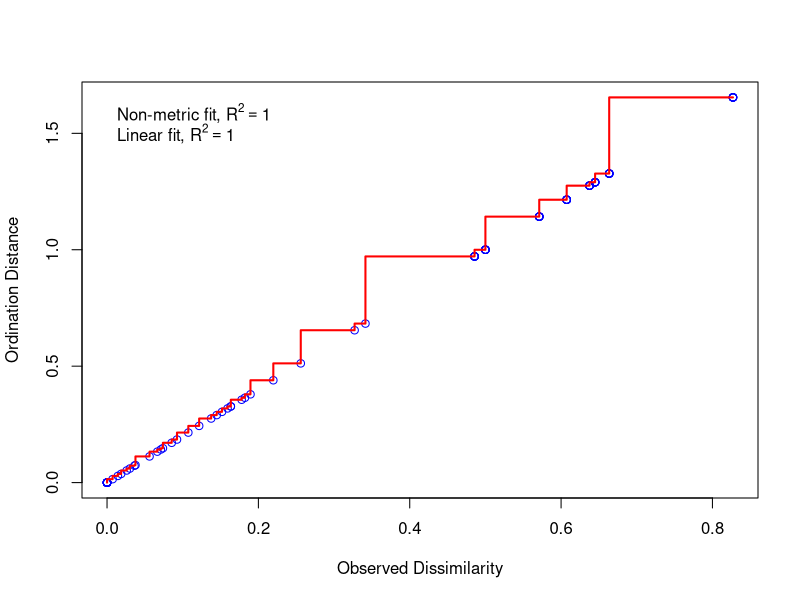
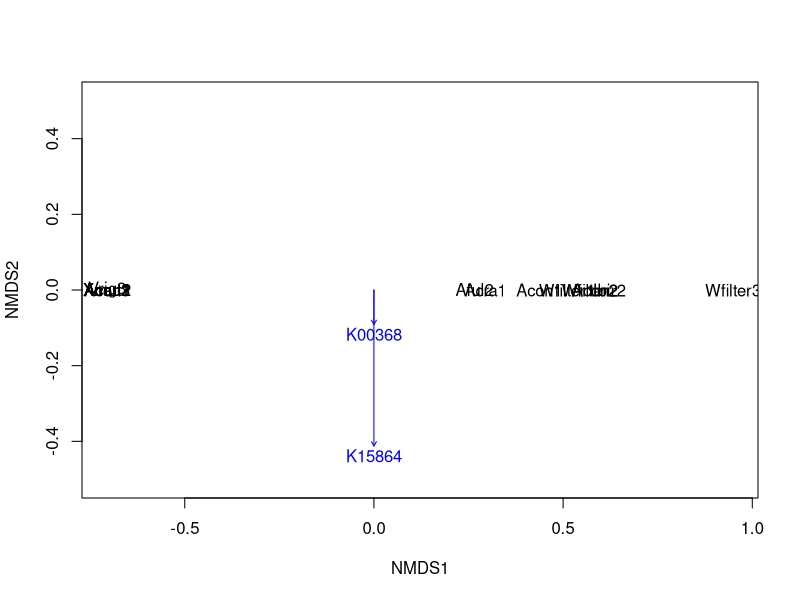
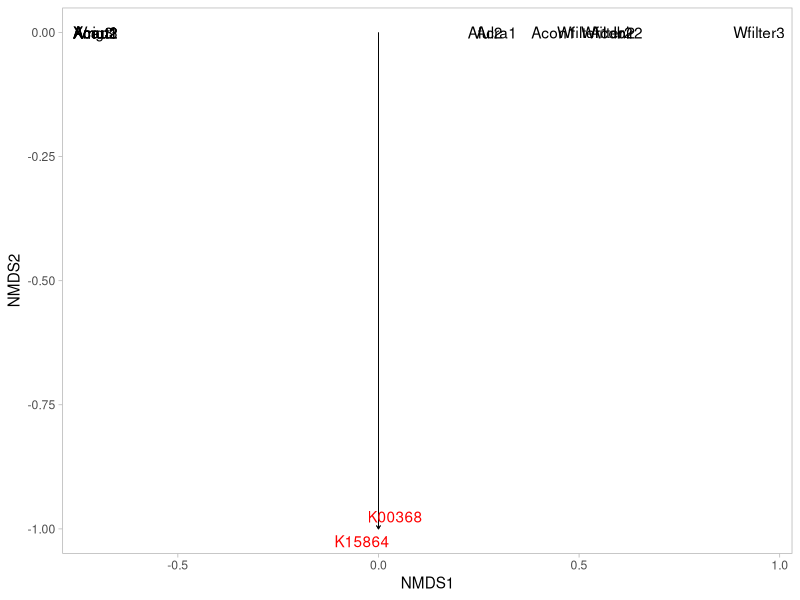

Write R code to recreate these figures, in order. (Note: this script raises an error after producing the figures.)

library(ggplot2)
library(vegan)
library(tidyverse)
setwd("/Users/luiszuniga/Desktop/faiths2/annamox_pd")

# importing dissimilatory nitrate reduction data

annamox_table <- read.csv(file = "annamox_pd.csv", row.names = 1)
annamox_table <- as.matrix(annamox_table)

# shapiro test for normality
shapiro.test(annamox_table)

# setting a seed
set.seed(1224)

# running ordinations

# CCA oordination
cca<-cca(annamox_table)
# NMDS oordination
nmds<-metaMDS(annamox_table, distance = "bray")
# stress plot of nmds
stressplot(nmds)
nmds$stress
# plot the NMDS
nmds.sp.fit <- envfit(nmds, annamox_table)
plot(nmds, type = "n")
plot(nmds.sp.fit)
text(nmds, display = "sites")


# add text labels
#text(nmds,display = "species", cex=0.7, col="red")
#text(nmds, display = "sites", cex=0.9, col="blue")

# get data and species scores
# storing site and species scores 
data.scores <- scores(nmds)
site.scores <- as.data.frame(data.scores$sites)
sp.scores <- as.data.frame(data.scores$species)
sp.vectors <- nmds.sp.fit$vectors
sp.vectors <- sp.vectors$arrows
sp.arrows <- as.data.frame(sp.vectors)

# nmds with ggplot

gplot <- ggplot(site.scores,aes(NMDS1,NMDS2), type = "biplot") + 
  geom_text(label = row.names(site.scores), color = "black" ) + theme_light() + 
  geom_segment(data=sp.arrows, aes(x=0, xend=NMDS1, y=0, yend=NMDS2), arrow = arrow(length = unit(0.1, "cm")), lwd=0.3) +
  ggrepel::geom_text_repel(data = sp.arrows, label = row.names(sp.arrows), color = "red", direction = "both") + 
  theme(plot.background = element_blank(),
        panel.grid.major = element_blank(),
        panel.grid.minor = element_blank())
gplot
# plot CCA
plot(cca)
summary(cca)

